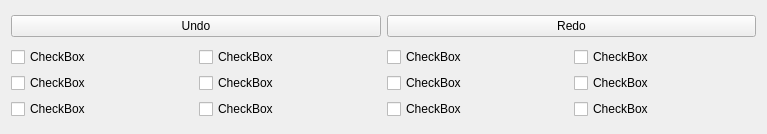
<?xml version="1.0" encoding="UTF-8"?>
<ui version="4.0">
 <class>MainWindow</class>
 <widget class="QMainWindow" name="MainWindow">
  <property name="geometry">
   <rect>
    <x>0</x>
    <y>0</y>
    <width>767</width>
    <height>134</height>
   </rect>
  </property>
  <property name="windowTitle">
   <string>MainWindow</string>
  </property>
  <widget class="QWidget" name="centralWidget">
   <layout class="QVBoxLayout" name="verticalLayout">
    <item>
     <layout class="QHBoxLayout" name="horizontalLayout">
      <item>
       <widget class="QPushButton" name="undo_pushbutton">
        <property name="text">
         <string>Undo</string>
        </property>
       </widget>
      </item>
      <item>
       <widget class="QPushButton" name="redo_pushbutton">
        <property name="text">
         <string>Redo</string>
        </property>
       </widget>
      </item>
     </layout>
    </item>
    <item>
     <layout class="QGridLayout" name="gridLayout">
      <item row="0" column="0">
       <widget class="MyCheckBox" name="checkbox1">
        <property name="text">
         <string>CheckBox</string>
        </property>
       </widget>
      </item>
      <item row="0" column="1">
       <widget class="MyCheckBox" name="checkbox4">
        <property name="text">
         <string>CheckBox</string>
        </property>
       </widget>
      </item>
      <item row="0" column="2">
       <widget class="MyCheckBox" name="checkbox7">
        <property name="text">
         <string>CheckBox</string>
        </property>
       </widget>
      </item>
      <item row="0" column="3">
       <widget class="MyCheckBox" name="checkbox10">
        <property name="text">
         <string>CheckBox</string>
        </property>
       </widget>
      </item>
      <item row="1" column="0">
       <widget class="MyCheckBox" name="checkbox2">
        <property name="text">
         <string>CheckBox</string>
        </property>
       </widget>
      </item>
      <item row="1" column="1">
       <widget class="MyCheckBox" name="checkbox5">
        <property name="text">
         <string>CheckBox</string>
        </property>
       </widget>
      </item>
      <item row="1" column="2">
       <widget class="MyCheckBox" name="checkbox8">
        <property name="text">
         <string>CheckBox</string>
        </property>
       </widget>
      </item>
      <item row="1" column="3">
       <widget class="MyCheckBox" name="checkbox11">
        <property name="text">
         <string>CheckBox</string>
        </property>
       </widget>
      </item>
      <item row="2" column="0">
       <widget class="MyCheckBox" name="checkbox3">
        <property name="text">
         <string>CheckBox</string>
        </property>
       </widget>
      </item>
      <item row="2" column="1">
       <widget class="MyCheckBox" name="checkbox6">
        <property name="text">
         <string>CheckBox</string>
        </property>
       </widget>
      </item>
      <item row="2" column="2">
       <widget class="MyCheckBox" name="checkbox9">
        <property name="text">
         <string>CheckBox</string>
        </property>
       </widget>
      </item>
      <item row="2" column="3">
       <widget class="MyCheckBox" name="checkbox12">
        <property name="text">
         <string>CheckBox</string>
        </property>
       </widget>
      </item>
     </layout>
    </item>
   </layout>
  </widget>
 </widget>
 <layoutdefault spacing="6" margin="11"/>
 <customwidgets>
  <customwidget>
   <class>MyCheckBox</class>
   <extends>QCheckBox</extends>
   <header location="global">mycheckbox.h</header>
  </customwidget>
 </customwidgets>
 <resources/>
 <connections/>
</ui>
